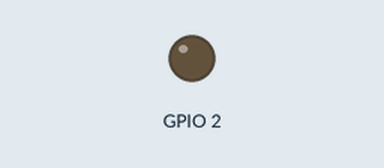
This sketch was run on a simulated ESP32. Shown: output pins drawn as LEDs (lit = HIGH). WiFi joins after 1.5 s; servers stay silent unless stated; what the sketch prints to the serial monitor is not drawn.

Above: at 0.0 s.
At 1.6 s:
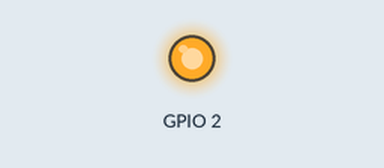
Timing chart, 0 to 3.1 s (numbered marks = the images above):
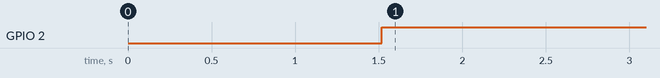

The sketch:

conexi_n_del_wifi.ino
```cpp
#include <WiFi.h>

/* Constantes de los datos de la red*/
const char* SSID = "abc";
const char* pass = "12345678";

// Sitio a donde se va a pedir los datos
const char* host = "www.google.com";
void conection(){
  //Cosas de la conexión acá
  // Conectándome a la red wifi
  Serial.println();
  Serial.println();
  Serial.print("Conectándose a: ");
  Serial.println(SSID);

  // Haciendo la conexión
  WiFi.begin(SSID, pass);

  while(WiFi.status() != WL_CONNECTED){
      delay(10);
      Serial.print(".");
    }
  if(WiFi.status() == WL_CONNECTED){
    Serial.println("Wifi conectado");
    Serial.print("Dirección IP: ");
    Serial.println(WiFi.localIP());
    pinMode(2, OUTPUT);


  }
}
void setup() {
  Serial.begin(115200);
  delay(10);
  conection();
}

void loop() {
  // put your main code here, to run repeatedly:
  if(WiFi.status() == WL_DISCONNECTED){

    digitalWrite(2, HIGH);
    delay(100);
    digitalWrite(2, LOW);
    delay(100);
    WiFi.disconnect();
    WiFi.begin(SSID, pass);
    Serial.println("Desconectado");
  }
  if(WiFi.status() != WL_DISCONNECTED){
    digitalWrite(2, HIGH);
    Serial.println("Conectado");
    }


}
```

Measured:
- by itself, GPIO 2: LOW → HIGH at 1.5 s
